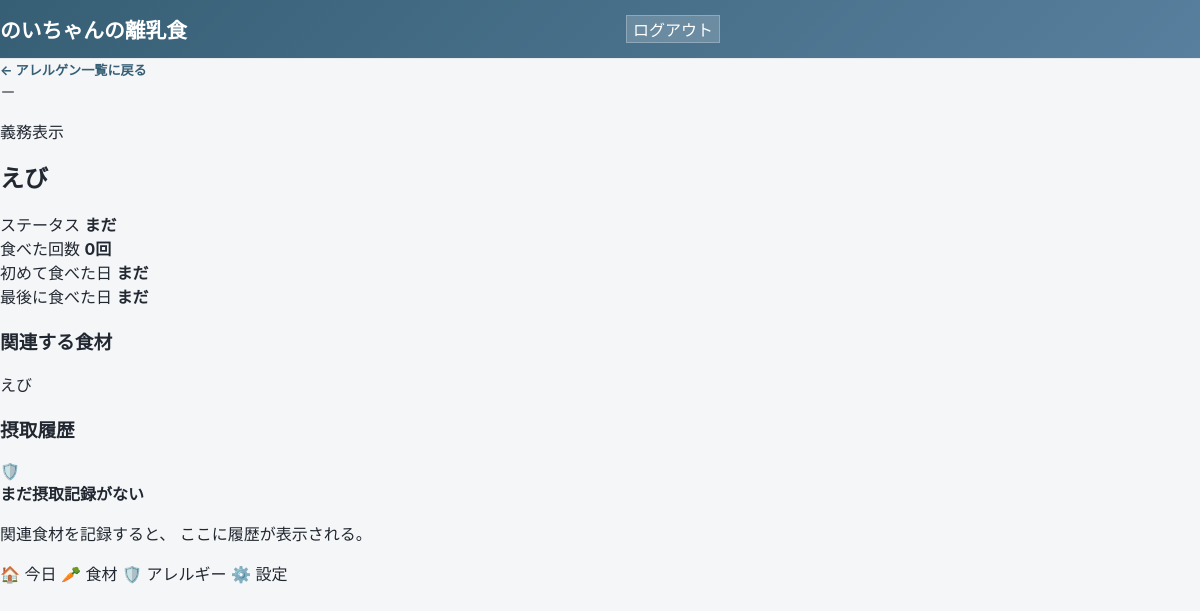
The page /feeding/allergens/1/ (signed in) on the database its author committed.
### feeding/models.py (models this page shows, shortened)
class Allergen(models.Model):
    class Classification(models.TextChoices):
        REQUIRED = "required", "義務表示"
        RECOMMENDED = "recommended", "推奨表示"
    name = models.CharField(
        "アレルゲン名",
        max_length=50,
        unique=True,
    )
    classification = models.CharField(
        "区分",
        max_length=20,
        choices=Classification.choices,
    )
    display_order = models.PositiveIntegerField(
        "表示順",
        default=0,
    )
    is_active = models.BooleanField(
        "表示する",
        default=True,
    )
    class Meta:
        verbose_name = "アレルゲン"
        verbose_name_plural = "アレルゲン"
        ordering = ["classification", "display_order", "name"]

class Food(models.Model):
    name = models.CharField(
        "食材名",
        max_length=100,
        unique=True,
    )
    category = models.ForeignKey(
        FoodCategory,
        verbose_name="ジャンル",
        on_delete=models.PROTECT,
        related_name="foods",
    )
    feeding_group = models.ForeignKey(
        FeedingGroup,
        verbose_name="標準量用食品群",
        on_delete=models.PROTECT,
        related_name="foods",
        null=True,
        blank=True,
    )
    allergens = models.ManyToManyField(
        Allergen,
        verbose_name="アレルゲン",
        related_name="foods",
        blank=True,
    )
    is_user_created = models.BooleanField(
        "手動追加した食材",
        default=False,
    )
    show_in_first_year_list = models.BooleanField(
        "1歳までリストに表示",
        default=True,
    )
    is_active = models.BooleanField(
        "表示する",
        default=True,
    )
    created_at = models.DateTimeField(
        "作成日時",
        auto_now_add=True,
    )
    updated_at = models.DateTimeField(
        "更新日時",
        auto_now=True,
    )
    class Meta:
        verbose_name = "食材"
        verbose_name_plural = "食材"
        ordering = ["category__display_order", "category__name", "name"]

### feeding/views.py (the view, shortened to what this page needs)
@login_required
def allergen_detail(request, allergen_id):
    baby = get_current_baby()
    allergen = get_object_or_404(
        Allergen,
        pk=allergen_id,
        is_active=True,
    )
    history = []
    related_foods = []
    if baby:
        direct_items = (
            MealItem.objects
            .filter(
                meal__baby=baby,
                food__allergens=allergen,
            )
            .select_related(
                "meal",
                "food",
                "food__category",
            )
            .distinct()
        )
        dish_items = (
            MealItem.objects
            .filter(
                meal__baby=baby,
                ingredient_snapshots__food__allergens=allergen,
            )
            .select_related(
                "meal",
                "dish",
            )
            .prefetch_related(
                "ingredient_snapshots__food__category",
                "ingredient_snapshots__food__allergens",
            )
            .distinct()
        )
        related_foods = list(
            Food.objects
            .filter(
                allergens=allergen,
                is_active=True,
            )
            .select_related("category")
            .distinct()
            .order_by(
                "category__display_order",
                "name",
            )
        )
    history.sort(
        key=lambda entry: (
            entry["date"],
            entry["meal_id"],
        ),
        reverse=True,
    )
    unique_meal_ids = {
        entry["meal_id"]
        for entry in history
    }
    exposure_count = len(unique_meal_ids)
    status_data = get_exposure_status(
        exposure_count
    )
    first_date = None
    last_date = None
    context = {
        "allergen": allergen,
        "history": history,
        "related_foods": related_foods,
        "exposure_count": exposure_count,
        "first_date": first_date,
        "last_date": last_date,
        **status_data,
    }
    return render(
        request,
        "feeding/allergen_detail.html",
        context,
    )

### feeding/views.py (called while the page is built, shortened)
def get_current_baby():
    return Baby.objects.order_by("id").first()

def get_exposure_status(exposure_count):
    if exposure_count == 0:
        return {
            "status": "not-yet",
            "label": "まだ",
            "icon": "－",
        }

### feeding/templates/feeding/allergen_detail.html (shortened to what this page needs)
{% extends "feeding/base.html" %}
{% block content %}
<section class="form-page-header">
    <a
        href="{% url 'feeding:allergen_list' %}"
        class="back-link"
    >
        ← アレルゲン一覧に戻る
    </a>
    <div class="food-detail-title">
        <span class="status-mark large {{ status }}">
            {{ icon }}
        </span>
        <div>
            <p class="eyebrow">
                {{ allergen.get_classification_display }}
            </p>
            <h2>{{ allergen.name }}</h2>
        </div>
    </div>
</section>
<section class="detail-summary-card">
    <div class="detail-stat">
        <span>ステータス</span>
        <strong>{{ label }}</strong>
    </div>
    <div class="detail-stat">
        <span>食べた回数</span>
        <strong>{{ exposure_count }}回</strong>
    </div>
    <div class="detail-stat">
        <span>初めて食べた日</span>
        <strong>
            {% if first_date %}
                {{ first_date|date:"Y年n月j日" }}
            {% else %}
                まだ
            {% endif %}
        </strong>
    </div>
    <div class="detail-stat">
        <span>最後に食べた日</span>
        <strong>
            {% if last_date %}
                {{ last_date|date:"Y年n月j日" }}
            {% else %}
                まだ
            {% endif %}
        </strong>
    </div>
</section>
<section class="allergen-related-section">
    <h3>関連する食材</h3>
    <div class="related-food-tags">
        {% for food in related_foods %}
            <a
                href="{% url 'feeding:food_detail' food.id %}"
                class="related-food-tag"
            >
                {{ food.name }}
            </a>
        {% empty %}
            <p class="empty-message">
                関連食材が登録されていない。
            </p>
        {% endfor %}
    </div>
</section>
<section class="history-section">
    <h3>摂取履歴</h3>
    <div class="history-list">
        {% for entry in history %}
            <article class="history-card">
                <div>
                    <strong>
                        {{ entry.date|date:"Y年n月j日" }}
                        ・{{ entry.meal_number }}
                    </strong>
                    <p>
                        {{ entry.source }}
                        {% if entry.is_dish and entry.ingredient_names %}
                            <br>
                            含有食材：
                            {{ entry.ingredient_names }}
                        {% endif %}
                    </p>
                </div>
                <div class="history-meta">
                    <span>
                        {{ entry.amount|floatformat:"-2" }}
                        {{ entry.unit }}
                    </span>
                    <span>{{ entry.reaction }}</span>
                </div>
            </article>
        {% empty %}
            <div class="dashboard-empty-card">
                <span>🛡️</span>
                <div>
                    <strong>まだ摂取記録がない</strong>
                    <p>
                        関連食材を記録すると、
                        ここに履歴が表示される。
                    </p>
                </div>
            </div>
        {% endfor %}
    </div>
</section>
{% endblock %}

### static/css/style.css (style rules this page uses)
:root { --background: #f5f6f8; --surface: #ffffff; --text-main: #222831; --text-muted: #727982; --border: #e7e9ed; --primary: #365f75; --primary-soft: #e8f0f4; --accent: #e8a45a; --danger-soft: #fff0e7; --shadow: 0 8px 24px rgba(32, 45, 55, 0.06); }
* { box-sizing: border-box; }
html { background: var(--background); }
body { margin: 0; min-height: 100vh; padding-bottom: 24px; background: var(--background); color: var(--text-main); font-family: -apple-system, BlinkMacSystemFont, "Segoe UI", "Noto Sans JP", sans-serif; }
a { color: inherit; text-decoration: none; }
.form-page-header { margin-bottom: 18px; }
.form-page-header h2 { margin: 13px 0 0; font-size: 1.5rem; font-weight: 800; }
.back-link { display: inline-flex; gap: 3px; align-items: center; color: var(--primary); font-size: 0.82rem; font-weight: 700; }

### rows shown on the page
Allergen: classification "義務表示", name "えび"
Food: name "えび"

### other values the page prints
{{ icon }} "－"
{{ label }} "まだ"
{{ exposure_count }} "0"
